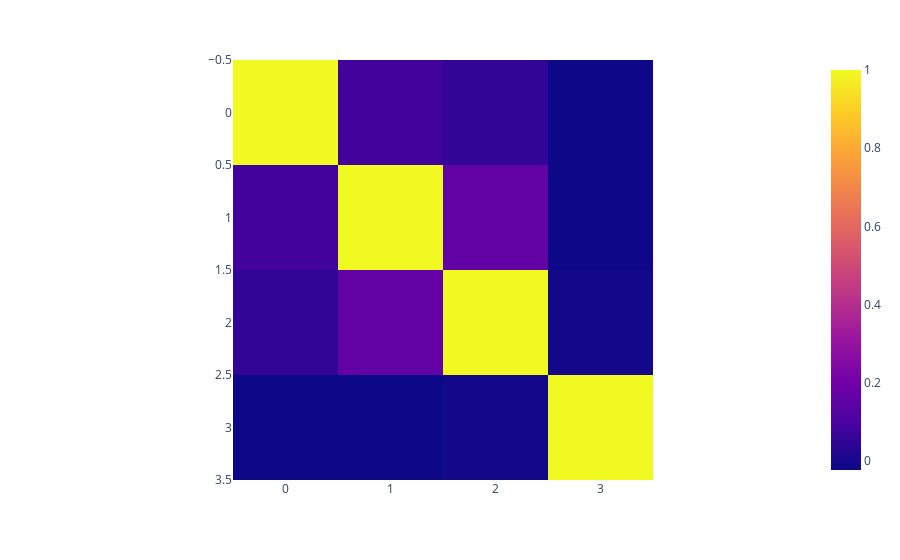

Here is the notebook cell this chart was saved with:
### Code cell
fig = px.imshow(df.corr())
fig.show()

### Figure 1 — Plotly figure (JSON) as saved in the notebook; plotly's stock layout.template omitted (floating-point values rounded to 4 significant figures)
{"data": [{"coloraxis": "coloraxis", "hovertemplate": "x: %{x}<br>y: %{y}<br>color: %{z}<extra></extra>", "type": "heatmap", "z": [[1, 0.08213, 0.05135, -0.0219], [0.08213, 1, 0.1646, -0.02252], [0.05135, 0.1646, 1, -0.01124], [-0.0219, -0.02252, -0.01124, 1]]}], "layout": {"coloraxis": {"colorscale": [[0, "#0d0887"], [0.1111, "#46039f"], [0.2222, "#7201a8"], [0.3333, "#9c179e"], [0.4444, "#bd3786"], [0.5556, "#d8576b"], [0.6667, "#ed7953"], [0.7778, "#fb9f3a"], [0.8889, "#fdca26"], [1, "#f0f921"]]}, "margin": {"t": 60}, "xaxis": {"constrain": "domain", "scaleanchor": "y"}, "yaxis": {"autorange": "reversed", "constrain": "domain"}}}
